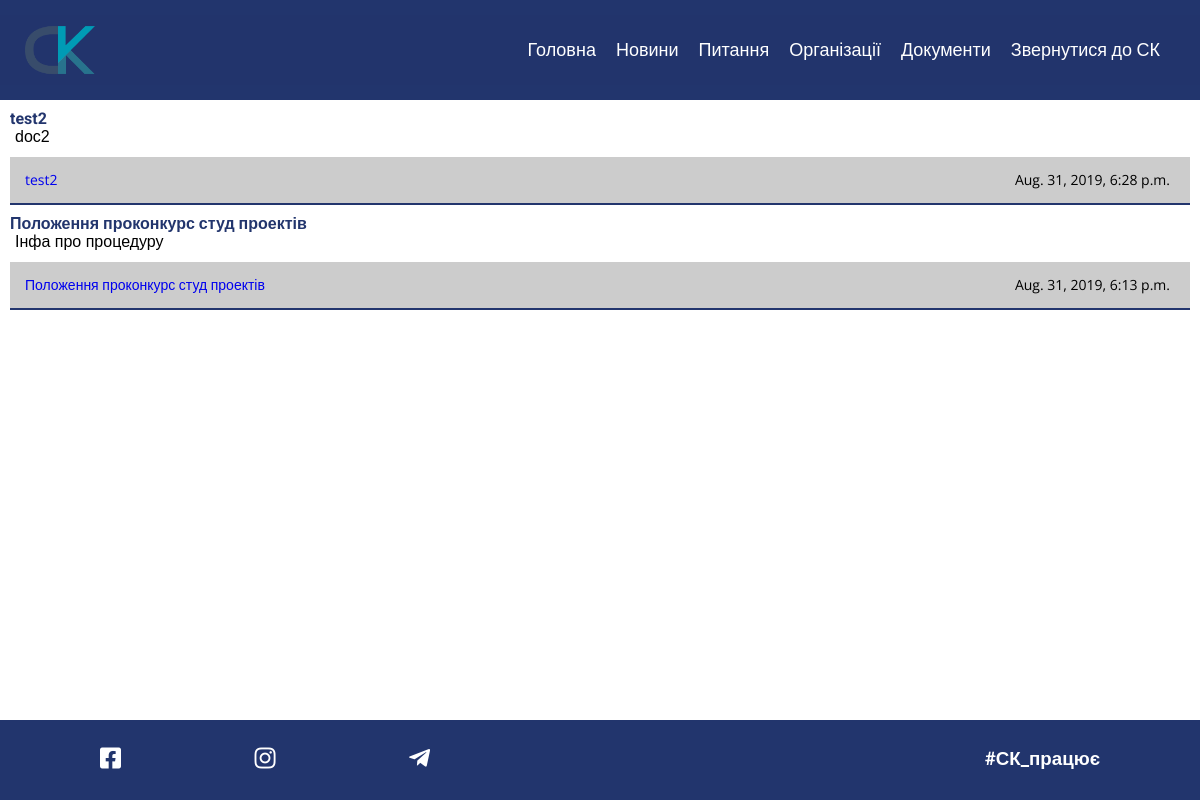
/documents/, run on the app's committed database.
### skSite/models.py (models this page shows)
class Document(models.Model):
    date_posted = models.DateTimeField(default=timezone.now)
    doc_name = models.CharField(max_length=100)
    doc_description = models.CharField(max_length=200)
    file = models.FileField(upload_to='documents_pdfs')

### skSite/views.py (the view)
# urls.py: path('documents/', views.docs, name='docs'),
def docs(request):
    docs = Document.objects.all().order_by('-id')
    return render(request, 'skSite/docs.html', {'docs':docs, })

### skSite/templates/skSite/docs.html (shortened to what this page needs)
{% extends 'skSite/base.html' %}
{% load static %}
{% block content %}
    <div class = "bodyDocs">
        {% for doc in docs %}
            <div class = "soloDoc" style="margin: 10px 10px">
                <h1 style="font-size: 16px;color: #22356d">{{ doc.doc_name }}</h1>
                <p>{{ doc.doc_description }}</p>
                <code style="border-bottom: 2px solid #22356d">
                    <a href = "{{ doc.file.url }}">{{ doc.doc_name }}</a>
                    <p style="float: right;"> {{ doc.date_posted }} </p>
                </code>
            </div>
        {% endfor %}
    </div>
{% endblock content %}

### skSite/static/skSite/scss/base.css (style rules this page uses)
html { line-height:1.15;-ms-text-size-adjust:100%;-webkit-text-size-adjust:100% }
h1 { font-size:2em }
a { background-color:transparent;-webkit-text-decoration-skip:objects;text-decoration:none }
#infoContactBlock,*,legend { -webkit-box-sizing:border-box;box-sizing:border-box }
* { margin:0;padding:0 }
body,html { width:100%;min-height:100vh }
body { display:-webkit-box;display:-ms-flexbox;display:flex;-webkit-box-orient:vertical;-webkit-box-direction:normal;-ms-flex-direction:column;flex-direction:column;font-family:"Open Sans",sans-serif }
body,h1,h2,h3,h4,h5,h6 { margin:0 }
.info_logo,h1 { font-family:"Roboto",sans-serif }
code { font-size:14px;overflow:hidden;font-family:"Open Sans",sans-serif;background-color:#ccc;padding:15px;display:block;margin-top:10px;margin-bottom:10px }
html { scroll-behavior:smooth }
p,ul { padding-left:5px }
p { padding-right:5px }
html { font-family: 'Open Sans', sans-serif; }
body { height: 100%; width: 100%; }

### skSite/static/skSite/scss/header.css (style rules this page uses)
* { box-sizing: border-box; padding: 0; margin: 0; }
body { font-family: 'Josefin Sans', sans-serif; }

### data on the page
Document: doc_name "test2", doc_description "doc2", date_posted "Aug. 31, 2019, 6:28 p.m."
Document: doc_name "Положення проконкурс студ проектів", doc_description "Інфа про процедуру", date_posted "Aug. 31, 2019, 6:13 p.m."
